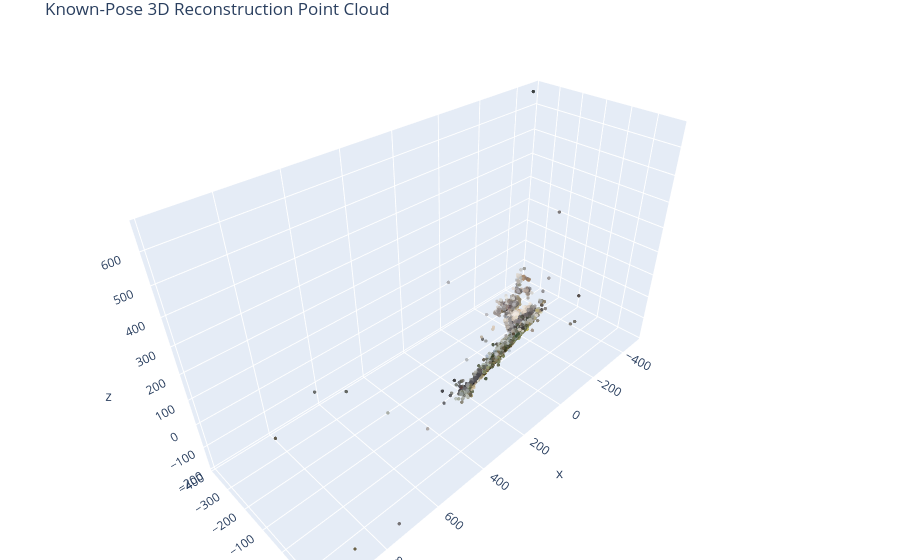

Notebook code for this chart:
### Markdown cell above
## 11. 3D Point Cloud Visualization

### Code cell
import plotly.graph_objects as go

xyzs = []
colors = []
for _, p3D in viz_model.points3D.items():
    if p3D.track.length() >= 3:
        xyzs.append(p3D.xyz)
        colors.append(p3D.color)

xyzs = np.array(xyzs)
colors = np.array(colors)
if len(xyzs) == 0:
    print('No 3D points with track length >= 3 to display.')
else:
    color_strings = [f'rgb({int(c[0])}, {int(c[1])}, {int(c[2])})' for c in colors]
    fig = go.Figure(data=[go.Scatter3d(
        x=xyzs[:, 0],
        y=xyzs[:, 1],
        z=xyzs[:, 2],
        mode='markers',
        marker=dict(size=2, color=color_strings, opacity=0.8),
    )])
    fig.update_layout(
        scene=dict(aspectmode='data'),
        title='Known-Pose 3D Reconstruction Point Cloud',
        margin=dict(l=0, r=0, b=0, t=30),
    )
    fig.show()

### Figure 1 — Plotly figure (JSON) as saved in the notebook; plotly's stock layout.template omitted (floating-point values rounded to 4 significant figures; data arrays with more than 128 entries replaced by an {"elided": "..."} marker saying what was removed)
{"data": [{"marker": {"color": {"elided": "20086 str values"}, "opacity": 0.8, "size": 2}, "mode": "markers", "type": "scatter3d", "x": {"elided": "20086 float values"}, "y": {"elided": "20086 float values"}, "z": {"elided": "20086 float values"}}], "layout": {"margin": {"b": 0, "l": 0, "r": 0, "t": 30}, "scene": {"aspectmode": "data"}, "title": {"text": "Known-Pose 3D Reconstruction Point Cloud"}}}
